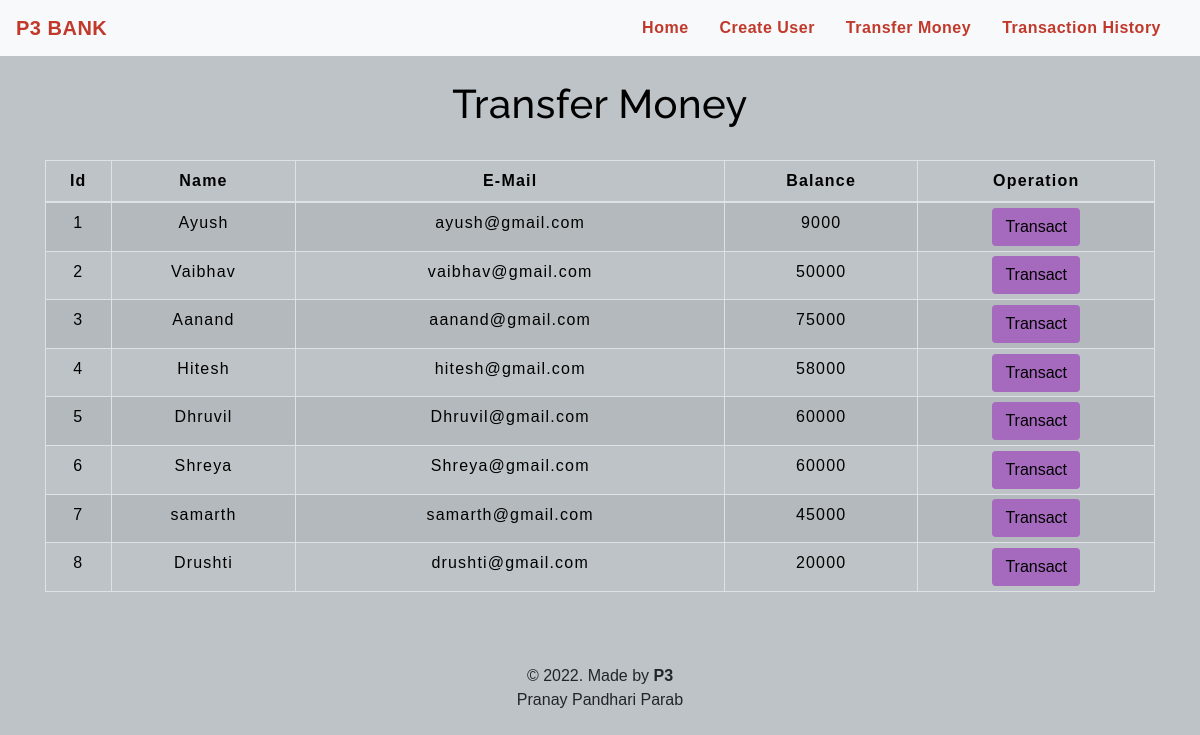
The app's page /transfermoney.php with its own data.
### tables this page shows
CREATE TABLE `users` (
  `id` int(20) NOT NULL,
  `name` varchar(20) NOT NULL,
  `email` varchar(20) NOT NULL,
  `balance` int(20) NOT NULL
);

### transfermoney.php (the view, shortened to what this page needs)
<!DOCTYPE html>
<html lang="en">
<head>
    <link rel="stylesheet" href="https://maxcdn.bootstrapcdn.com/bootstrap/4.0.0/css/bootstrap.min.css">
    <link rel="stylesheet" type="text/css" href="table.css">
    <link rel="stylesheet" type="text/css" href="navbar.css">
</head>
<body style="background-color : #BDC3C7;">
<?php
    include 'config.php';
    $sql = "SELECT * FROM users";
    $result = mysqli_query($conn,$sql);
?>
<?php
  include 'navbar.php';
?>
<div class="container">
        <h2 class="text-center pt-4" style="color : black;">Transfer Money</h2>
        <br>
            <div class="row">
                <div class="col">
                    <div class="table-responsive-sm">
                    <table class="table table-hover table-sm table-striped table-condensed table-bordered" style="border-color:black;">
                        <thead style="color : black;">
                            <tr>
                            <th scope="col" class="text-center py-2">Id</th>
                            <th scope="col" class="text-center py-2">Name</th>
                            <th scope="col" class="text-center py-2">E-Mail</th>
                            <th scope="col" class="text-center py-2">Balance</th>
                            <th scope="col" class="text-center py-2">Operation</th>
                            </tr>
                        </thead>
                        <tbody>
                <?php
                    while($rows=mysqli_fetch_assoc($result)){
                ?>
                    <tr style="color : black;">
                        <td class="py-2"><?php echo $rows['id'] ?></td>
                        <td class="py-2"><?php echo $rows['name']?></td>
                        <td class="py-2"><?php echo $rows['email']?></td>
                        <td class="py-2"><?php echo $rows['balance']?></td>
                        <td><a href="selecteduserdetail.php?id= <?php echo $rows['id'] ;?>"> <button type="button" class="btn" style="background-color : #A569BD;">Transact</button></a></td>
                    </tr>
                <?php
                    }
                ?>
                        </tbody>
                    </table>
                    </div>
                </div>
            </div>
         </div>
         <footer class="text-center mt-5 py-2">
            <p>&copy 2022. Made by <b>P3</b> <br> Pranay Pandhari Parab</p>
        </footer>
</body>
</html>

### navbar.php (shortened to what this page needs)
<nav class="navbar navbar-expand-md navbar-light bg-light">
      <a class="navbar-brand" href="index.php" style="color : #C0392B;"><b>P3 BANK</b></a>
      <div class="collapse navbar-collapse" id="collapsibleNavbar">
            <ul class="navbar-nav ml-auto">
              <li class="nav-item">
                <a class="nav-link" href="index.php" style="color : #C0392B;"><b>Home</b></a>
              </li>
              <li class="nav-item">
                <a class="nav-link" href="createuser.php" style="color : #C0392B;"><b>Create User</b></a>
              </li>
              <li class="nav-item">
                <a class="nav-link" href="transfermoney.php" style="color : #C0392B;"><b>Transfer Money</b></a>
              </li>
              <li class="nav-item">
                <a class="nav-link" href="transactionhistory.php" style="color : #C0392B;"><b>Transaction History</b></a>
              </li>
          </div>
       </nav>

### table.css (style rules this page uses)
* { padding: 0; margin: 0; box-sizing: border-box; font-family: sans-serif; }
h2 { font-size: 40px; }
table { letter-spacing: 1.2px; }
td { text-align: center; }
button { border:none; background: #d9d9d9; transition: 1s; }

### navbar.css (style rules this page uses)
.nav-link { margin-right: 15px; color:#2F363F; letter-spacing: 0.5px; transition: 0.5s; }
.navbar-brand { color: #4C4B4B; letter-spacing: 0.5px; }
h2 { color: #4C4B4B; letter-spacing: 0.5px; font-family: raleway; }

### transfermoney.php (style rules this page uses)
button { transition: 1.5s; }

### records on screen
users: id "1", name "Ayush", email "ayush@gmail.com", balance "9000"
users: id "2", name "Vaibhav", email "vaibhav@gmail.com", balance "50000"
users: id "3", name "Aanand", email "aanand@gmail.com", balance "75000"
users: id "4", name "Hitesh", email "hitesh@gmail.com", balance "58000"
users: id "5", name "Dhruvil", email "Dhruvil@gmail.com", balance "60000"
users: id "6", name "Shreya", email "Shreya@gmail.com", balance "60000"
users: id "7", name "samarth", email "samarth@gmail.com", balance "45000"
users: id "8", name "Drushti", email "drushti@gmail.com", balance "20000"
